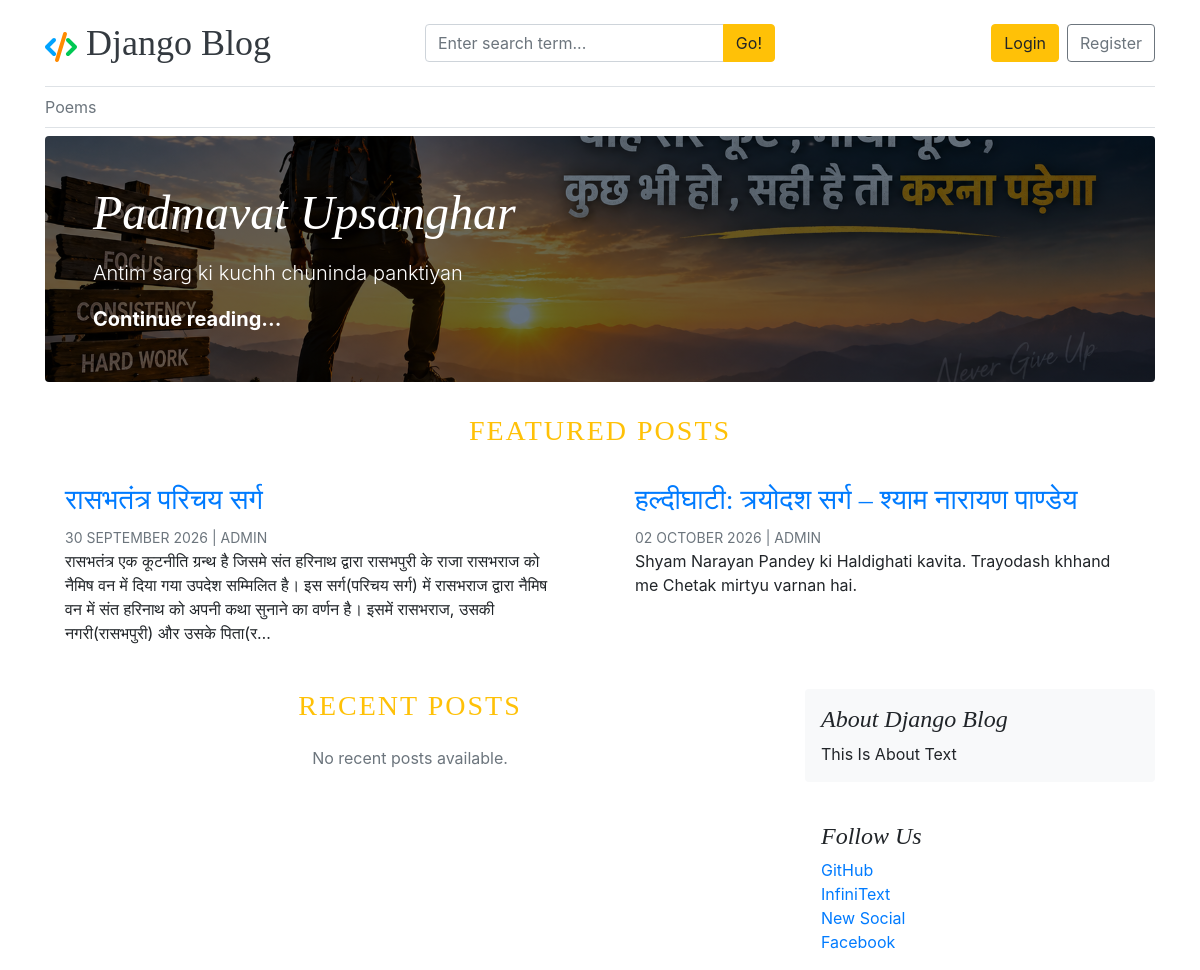
The page / on the database its author committed.
### about_us/models.py (models this page shows, shortened)
class About(models.Model):
    site_name=models.CharField(max_length=50)
    site_tagline=models.TextField(max_length=255)
    site_icon_svg = models.TextField(max_length=2000, null=True)
    about_heading=models.CharField(max_length=60)
    about_text=models.TextField(max_length=255)
    founder = models.CharField(max_length=25,null=True)
    address = models.TextField(max_length=255,null=True)
    company=models.CharField(max_length=70,null=True)
    company_icon_svg = models.TextField(max_length=2000,null=True)
    created_at = models.DateTimeField(auto_now_add=True)
    updated_at = models.DateTimeField(auto_now=True)
    class Meta:
        verbose_name_plural='About'

class SocialLink(models.Model):
    platform = models.CharField(max_length=50)
    link = models.URLField(max_length=255)
    social_icon = models.TextField(max_length=1000)
    created_at = models.DateTimeField(auto_now_add=True)
    updated_at = models.DateTimeField(auto_now=True)

### blogs/models.py (models this page shows)
class Category(models.Model):
    category_name = models.CharField(max_length=50, unique=True)
    created_at = models.DateTimeField(auto_now_add=True)
    updated_at = models.DateTimeField(auto_now=True)
    class Meta:
        verbose_name_plural = "Categories"
    def __str__(self) -> str:
        return self.category_name

class Blog(models.Model):
    title = models.CharField(max_length=100)
    slug = models.SlugField(max_length=150, unique=True, blank=True)
    category = models.ForeignKey(Category, on_delete=models.CASCADE)
    author = models.ForeignKey(User, on_delete=models.CASCADE)
    featured_image = models.ImageField(upload_to='uploads/%Y/%m/%d')
    short_description = models.TextField(max_length=500)
    blog_body = models.TextField(max_length=20000)
    status = models.CharField(max_length=24,choices=STATUS_CHOICES, default='Draft')
    visits = models.IntegerField(default=0)
    is_featured = models.BooleanField(default=False)
    created_at = models.DateTimeField(auto_now_add=True)
    updated_at = models.DateTimeField(auto_now=True)
    def __str__(self)->str:
        return self.title

### djangoproject/views.py (the view)
# urls.py: 2. Add a URL to urlpatterns:  path('', views.home, name='home')
def home(request):
    featured_posts = Blog.objects.filter(is_featured=True, status='Published').order_by('-updated_at')
    recent_posts = Blog.objects.filter(is_featured=False, status='Published').order_by('-updated_at')
    print(featured_posts)
    return render(request, "home.html", {
        'featured_posts': featured_posts,
        'recent_posts':recent_posts,
    })

### blogs/context_processors.py (called while the page is built)
def get_categories(request):
    categories = Category.objects.all()
    try:
        about = About.objects.get()
    except:
        about = None
    return dict(categories=categories, about=about)

def get_social_links(request):
    social_links = SocialLink.objects.all()
    return dict(social_links=social_links)

### templates/home.html
{% extends 'base.html' %}
{% block content %}
    {% for post in featured_posts %}
        {% if forloop.first %}
            <div class="jumbotron p-3 p-md-5 text-white rounded bg-dark"
                    {% if post.featured_image %}
                 style="background-image: url('{{ post.featured_image.url }}'); background-blend-mode: overlay; background-size: cover; background-position: center;"
                    {% endif %}>
                <div class="col-md-8 px-0">
                    <h1 class="display-4 font-italic">{{ post.title }}</h1>
                    <p class="lead my-3">{{ post.short_description|truncatechars:163 }}</p>
                    <p class="lead mb-0">
                        <a href="{% url 'blogs' post.slug %}" class="text-white font-weight-bold">Continue
                            reading...</a>
                    </p>
                </div>
            </div>
        {% endif %}
    {% endfor %}
    {% if featured_posts|length > 1 %}
        <h3 class="text-uppercase text-warning text-center mt-4 mb-3" style="letter-spacing:2px">Featured Posts</h3>
        <div class="row mb-4">
            {% for post in featured_posts %}
                {% if not forloop.first %}
                    <div class="col-md-6">
                        <div class="card border-0">
                            <div class="card-body">
                                <h3>
                                    <a href="{% url 'blogs' post.slug %}">{{ post.title }}</a>
                                </h3>
                                <small class="mb-1 text-muted text-uppercase">
                                    {{ post.created_at|date:'d F Y' }} | {{ post.author }}
                                </small>
                                <p class="card-text">{{ post.short_description|truncatechars:260 }}</p>
                            </div>
                        </div>
                    </div>
                {% endif %}
            {% endfor %}
        </div>
    {% endif %}
    <div class="row">
        <div class="col-md-8 blog-main">
            <h3 class="text-uppercase text-warning text-center mb-4" style="letter-spacing:2px">Recent Posts</h3>
            {% for post in recent_posts %}
                <div class="card border-0 mb-4">
                    <div class="card-body px-0 pt-0">
                        <h3 class="blog-post-title">
                            <a href="{% url 'blogs' post.slug %}" class="text-decoration-none">{{ post.title }}</a>
                        </h3>
                        <small class="mb-2 text-muted text-uppercase d-block">
                            {{ post.created_at|date:'d F Y' }} | {{ post.author }}
                        </small>
                        <p class="card-text">{{ post.short_description|truncatechars:260 }}</p>
                        <a href="{% url 'blogs' post.slug %}" class="text-warning font-weight-bold">
                            Continue reading →
                        </a>
                    </div>
                </div>
            {% empty %}
                <p class="text-muted text-center">No recent posts available.</p>
            {% endfor %}
        </div>
        <aside class="col-md-4 blog-sidebar">
            <div class="p-3 mb-4 bg-light rounded">
                <h4 class="font-italic">{{ about.about_heading }}</h4>
                <p class="mb-0">{{ about.about_text }}</p>
            </div>
            {% if social_links %}
                <div class="p-3">
                    <h4 class="font-italic">Follow Us</h4>
                    <ol class="list-unstyled mb-0">
                        {% for social_link in social_links %}
                            <li><a href="{{ social_link.link }}">{{ social_link.platform }}</a></li>
                        {% endfor %}
                    </ol>
                </div>
            {% endif %}
        </aside>
    </div>
{% endblock %}

### templates/base.html (shortened to what this page needs)
{% load static %}
<!DOCTYPE html>
<html lang="en">
<head>
    <link href="https://cdn.jsdelivr.net/npm/bootstrap@4.6.2/dist/css/bootstrap.min.css"
          rel="stylesheet">
    <link rel="stylesheet"
          href="https://cdnjs.cloudflare.com/ajax/libs/font-awesome/4.7.0/css/font-awesome.min.css">
    <link href="{% static 'css/blog.css' %}" rel="stylesheet">
    <link rel="stylesheet" href="https://cdnjs.cloudflare.com/ajax/libs/highlight.js/11.12.0/styles/default.min.css">
    <link rel="stylesheet" href="https://cdnjs.cloudflare.com/ajax/libs/highlight.js/11.11.1/styles/hybrid.min.css">
</head>
<body>
<div class="container">
    {% if not '/dashboard' in request.path %}
        <div class="site-navbar">
            <header class="blog-header py-3 border-bottom">
                <div class="row align-items-center">
                    <div class="col-12 col-md-4 text-center text-md-left mb-2 mb-md-0">
                        <a class="blog-header-logo text-dark" href="/">
                            {{ about.site_icon_svg|safe }}
                            {{ about.site_name }}
                        </a>
                    </div>
                    <div class="col-12 col-md-4 mb-2 mb-md-0">
                        <form action="{% url 'search' %}" method="GET">
                            <div class="input-group">
                                <input class="form-control"
                                       type="text"
                                       name="keyword"
                                       value="{{ keyword }}"
                                       placeholder="Enter search term..."
                                       aria-label="Search"
                                       required>
                                <div class="input-group-append">
                                    <button type="submit" class="btn btn-warning">Go!</button>
                                </div>
                            </div>
                        </form>
                    </div>
                    <div class="col-12 col-md-4
                                d-flex
                                justify-content-center
                                justify-content-md-end
                                align-items-center">
                        {% if not user.is_authenticated %}
                            <a class="btn btn-warning" href="{% url 'login' %}">Login</a>
                            <a class="btn btn-outline-secondary ml-2" href="{% url 'register' %}">Register</a>
                        {% endif %}
                    </div>
                </div>
            </header>
        </div>
        <div class="nav-scroller py-1 mb-2 border-bottom">
            <nav class="nav justify-content-start">
                {% for category in categories %}
                    <a class="py-1 pr-3 pl-0 text-muted" href="/category/{{ category.id }}">
                        {{ category }}
                    </a>
                {% endfor %}
            </nav>
        </div>
    {% endif %}
    <main role="main">
        {% block content %}
        {% endblock %}
    </main>
</div>
</body>
</html>

### static/css/blog.css (style rules this page uses)
.blog-header { border-bottom: 1px solid #e5e5e5; }
.blog-header-logo { font-family: "Playfair Display", Georgia, "Times New Roman", serif; font-size: 2.25rem; }
h1, h2, h3, h4, h5, h6 { font-family: "Playfair Display", Georgia, "Times New Roman", serif; }
.display-4 { font-size: 2.5rem; }
@media (min-width: 768px) { .display-4 { font-size: 3rem; } }

### templates/base.html (style rules this page uses)
.site-navbar { position: sticky; top: 0; z-index: 1030; background: #fff; }
.blog-header-logo { font-family: "Playfair Display", Georgia, "Times New Roman", serif; font-size: 2.25rem; text-decoration: none; }
.nav-scroller { position: relative; z-index: 2; width: 100%; height: auto; overflow: visible; }
.nav-scroller .nav { display: flex; flex-wrap: wrap; width: 100%; overflow: visible; white-space: normal; }
.nav-scroller .nav > a, .nav-scroller .nav-link { flex-shrink: 0; }

### rows shown on the page
About: site_name "Django Blog", about_heading "About Django Blog", about_text "This Is About Text"
Category: category_name "Poems"
Blog: featured_image (picture), title "Padmavat Upsanghar", short_description "Antim sarg ki kuchh chuninda panktiyan"
Blog: title "रासभतंत्र परिचय सर्ग", created_at "30 SEPTEMBER 2026", author "ADMIN", short_description "रासभतंत्र एक कूटनीति ग्रन्थ है जिसमे संत हरिनाथ द्वारा रासभपुरी के राजा रासभराज को नैमिष वन में दिया गया उपदेश सम्मिलित है। इस सर्ग(परिचय सर्ग) में रासभराज द्वारा नैमिष वन में संत हरिनाथ को अपनी कथा सुनाने का वर्णन है। इसमें रासभराज, उसकी नगरी(रासभपुरी) और उसके पिता(र…"
Blog: title "हल्दीघाटी: त्रयोदश सर्ग – श्याम नारायण पाण्डेय", created_at "02 OCTOBER 2026", author "ADMIN", short_description "Shyam Narayan Pandey ki Haldighati kavita. Trayodash khhand me Chetak mirtyu varnan hai."
SocialLink: platform "GitHub"
SocialLink: platform "InfiniText"
SocialLink: platform "New Social"
SocialLink: platform "Facebook"
